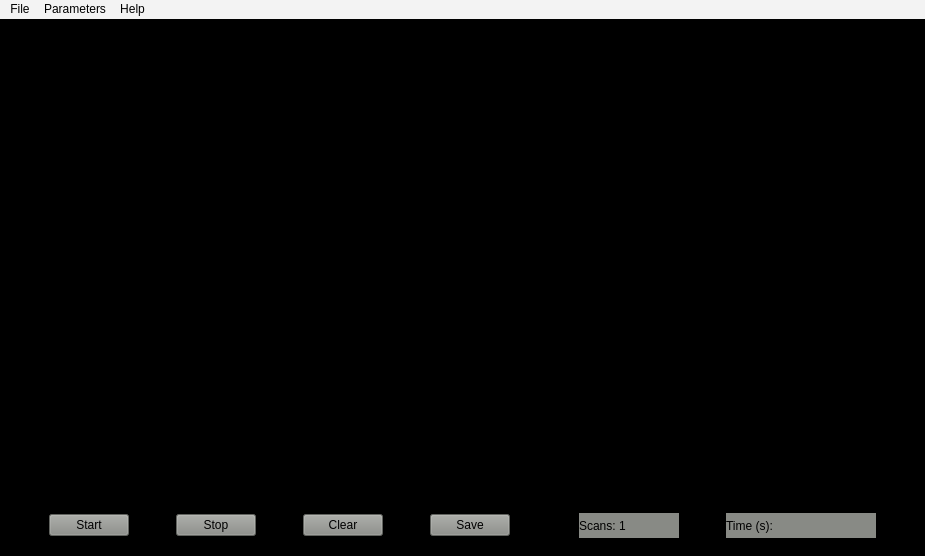
<?xml version="1.0" encoding="UTF-8"?>
<ui version="4.0">
 <class>MainWindow</class>
 <widget class="QMainWindow" name="MainWindow">
  <property name="geometry">
   <rect>
    <x>0</x>
    <y>0</y>
    <width>925</width>
    <height>556</height>
   </rect>
  </property>
  <property name="windowTitle">
   <string>OD_ESR_Freq_Scan_V1.0</string>
  </property>
  <property name="styleSheet">
   <string notr="true">background-color: rgb(0, 0, 0);</string>
  </property>
  <widget class="QWidget" name="centralwidget">
   <layout class="QGridLayout" name="gridLayout">
    <property name="bottomMargin">
     <number>18</number>
    </property>
    <item row="2" column="13">
     <spacer name="horizontalSpacer">
      <property name="orientation">
       <enum>Qt::Horizontal</enum>
      </property>
      <property name="sizeType">
       <enum>QSizePolicy::Fixed</enum>
      </property>
      <property name="sizeHint" stdset="0">
       <size>
        <width>40</width>
        <height>20</height>
       </size>
      </property>
     </spacer>
    </item>
    <item row="2" column="4" colspan="2">
     <spacer name="horizontalSpacer_4">
      <property name="orientation">
       <enum>Qt::Horizontal</enum>
      </property>
      <property name="sizeType">
       <enum>QSizePolicy::Fixed</enum>
      </property>
      <property name="sizeHint" stdset="0">
       <size>
        <width>35</width>
        <height>20</height>
       </size>
      </property>
     </spacer>
    </item>
    <item row="0" column="1" colspan="12">
     <widget class="PlotWidget" name="graphicsView">
      <property name="minimumSize">
       <size>
        <width>648</width>
        <height>476</height>
       </size>
      </property>
      <property name="maximumSize">
       <size>
        <width>4000</width>
        <height>4000</height>
       </size>
      </property>
      <property name="sizeAdjustPolicy">
       <enum>QAbstractScrollArea::AdjustToContents</enum>
      </property>
      <property name="transformationAnchor">
       <enum>QGraphicsView::AnchorViewCenter</enum>
      </property>
      <property name="resizeAnchor">
       <enum>QGraphicsView::NoAnchor</enum>
      </property>
     </widget>
    </item>
    <item row="2" column="3">
     <widget class="QPushButton" name="pushStop">
      <property name="sizePolicy">
       <sizepolicy hsizetype="Fixed" vsizetype="Fixed">
        <horstretch>0</horstretch>
        <verstretch>0</verstretch>
       </sizepolicy>
      </property>
      <property name="styleSheet">
       <string notr="true">background-color: rgb(136, 138, 133);</string>
      </property>
      <property name="text">
       <string>Stop</string>
      </property>
     </widget>
    </item>
    <item row="2" column="0">
     <spacer name="horizontalSpacer_3">
      <property name="orientation">
       <enum>Qt::Horizontal</enum>
      </property>
      <property name="sizeType">
       <enum>QSizePolicy::Fixed</enum>
      </property>
      <property name="sizeHint" stdset="0">
       <size>
        <width>40</width>
        <height>20</height>
       </size>
      </property>
     </spacer>
    </item>
    <item row="2" column="1">
     <widget class="QPushButton" name="pushStart">
      <property name="sizePolicy">
       <sizepolicy hsizetype="Fixed" vsizetype="Fixed">
        <horstretch>0</horstretch>
        <verstretch>0</verstretch>
       </sizepolicy>
      </property>
      <property name="styleSheet">
       <string notr="true">background-color: rgb(136, 138, 133);</string>
      </property>
      <property name="text">
       <string>Start</string>
      </property>
     </widget>
    </item>
    <item row="2" column="2">
     <spacer name="horizontalSpacer_2">
      <property name="orientation">
       <enum>Qt::Horizontal</enum>
      </property>
      <property name="sizeType">
       <enum>QSizePolicy::Fixed</enum>
      </property>
      <property name="sizeHint" stdset="0">
       <size>
        <width>35</width>
        <height>20</height>
       </size>
      </property>
     </spacer>
    </item>
    <item row="2" column="11">
     <spacer name="horizontalSpacer_6">
      <property name="orientation">
       <enum>Qt::Horizontal</enum>
      </property>
      <property name="sizeType">
       <enum>QSizePolicy::Fixed</enum>
      </property>
      <property name="sizeHint" stdset="0">
       <size>
        <width>35</width>
        <height>20</height>
       </size>
      </property>
     </spacer>
    </item>
    <item row="0" column="13">
     <spacer name="horizontalSpacer_7">
      <property name="orientation">
       <enum>Qt::Horizontal</enum>
      </property>
      <property name="sizeType">
       <enum>QSizePolicy::Fixed</enum>
      </property>
      <property name="sizeHint" stdset="0">
       <size>
        <width>40</width>
        <height>20</height>
       </size>
      </property>
     </spacer>
    </item>
    <item row="2" column="9">
     <spacer name="horizontalSpacer_5">
      <property name="orientation">
       <enum>Qt::Horizontal</enum>
      </property>
      <property name="sizeType">
       <enum>QSizePolicy::Expanding</enum>
      </property>
      <property name="sizeHint" stdset="0">
       <size>
        <width>35</width>
        <height>20</height>
       </size>
      </property>
     </spacer>
    </item>
    <item row="2" column="12">
     <widget class="QLabel" name="lineTime">
      <property name="sizePolicy">
       <sizepolicy hsizetype="Expanding" vsizetype="Expanding">
        <horstretch>0</horstretch>
        <verstretch>0</verstretch>
       </sizepolicy>
      </property>
      <property name="minimumSize">
       <size>
        <width>150</width>
        <height>25</height>
       </size>
      </property>
      <property name="maximumSize">
       <size>
        <width>150</width>
        <height>25</height>
       </size>
      </property>
      <property name="styleSheet">
       <string notr="true">background-color: rgb(136, 138, 133);</string>
      </property>
      <property name="text">
       <string>Time (s): </string>
      </property>
     </widget>
    </item>
    <item row="0" column="0">
     <spacer name="horizontalSpacer_8">
      <property name="orientation">
       <enum>Qt::Horizontal</enum>
      </property>
      <property name="sizeType">
       <enum>QSizePolicy::Fixed</enum>
      </property>
      <property name="sizeHint" stdset="0">
       <size>
        <width>40</width>
        <height>20</height>
       </size>
      </property>
     </spacer>
    </item>
    <item row="2" column="10">
     <widget class="QLabel" name="lineScans">
      <property name="sizePolicy">
       <sizepolicy hsizetype="Expanding" vsizetype="Expanding">
        <horstretch>0</horstretch>
        <verstretch>0</verstretch>
       </sizepolicy>
      </property>
      <property name="minimumSize">
       <size>
        <width>100</width>
        <height>25</height>
       </size>
      </property>
      <property name="maximumSize">
       <size>
        <width>100</width>
        <height>25</height>
       </size>
      </property>
      <property name="styleSheet">
       <string notr="true">background-color: rgb(136, 138, 133);</string>
      </property>
      <property name="text">
       <string>Scans: 1</string>
      </property>
     </widget>
    </item>
    <item row="2" column="6">
     <widget class="QPushButton" name="pushClear">
      <property name="sizePolicy">
       <sizepolicy hsizetype="Fixed" vsizetype="Fixed">
        <horstretch>0</horstretch>
        <verstretch>0</verstretch>
       </sizepolicy>
      </property>
      <property name="styleSheet">
       <string notr="true">background-color: rgb(136, 138, 133);</string>
      </property>
      <property name="text">
       <string>Clear</string>
      </property>
     </widget>
    </item>
    <item row="2" column="7">
     <spacer name="horizontalSpacer_9">
      <property name="orientation">
       <enum>Qt::Horizontal</enum>
      </property>
      <property name="sizeType">
       <enum>QSizePolicy::Fixed</enum>
      </property>
      <property name="sizeHint" stdset="0">
       <size>
        <width>35</width>
        <height>20</height>
       </size>
      </property>
     </spacer>
    </item>
    <item row="2" column="8">
     <widget class="QPushButton" name="pushSave">
      <property name="styleSheet">
       <string notr="true">background-color: rgb(136, 138, 133);</string>
      </property>
      <property name="text">
       <string>Save</string>
      </property>
     </widget>
    </item>
   </layout>
  </widget>
  <widget class="QMenuBar" name="menubar">
   <property name="geometry">
    <rect>
     <x>0</x>
     <y>0</y>
     <width>925</width>
     <height>22</height>
    </rect>
   </property>
   <property name="styleSheet">
    <string notr="true">background-color: rgb(243, 243, 243);</string>
   </property>
   <widget class="QMenu" name="menuFile">
    <property name="title">
     <string>File</string>
    </property>
    <addaction name="actionOpen"/>
    <addaction name="actionFile"/>
   </widget>
   <widget class="QMenu" name="menuHelp">
    <property name="title">
     <string>Help</string>
    </property>
    <addaction name="actionAbout"/>
   </widget>
   <widget class="QMenu" name="menuParameters">
    <property name="title">
     <string>Parameters</string>
    </property>
    <addaction name="actionlock_in"/>
    <addaction name="actionAdd_Scan"/>
   </widget>
   <addaction name="menuFile"/>
   <addaction name="menuParameters"/>
   <addaction name="menuHelp"/>
  </widget>
  <action name="actionFile">
   <property name="text">
    <string>Quit</string>
   </property>
  </action>
  <action name="actionStart">
   <property name="text">
    <string>Start</string>
   </property>
  </action>
  <action name="actionStop">
   <property name="text">
    <string>Stop</string>
   </property>
  </action>
  <action name="actionStart_2">
   <property name="text">
    <string>Start</string>
   </property>
  </action>
  <action name="actionStop_2">
   <property name="text">
    <string>Stop</string>
   </property>
  </action>
  <action name="actionlock_in">
   <property name="text">
    <string>Settings</string>
   </property>
   <property name="menuRole">
    <enum>QAction::ApplicationSpecificRole</enum>
   </property>
  </action>
  <action name="actionTimer">
   <property name="text">
    <string>Timer</string>
   </property>
  </action>
  <action name="actionTail">
   <property name="text">
    <string>Points to Drop</string>
   </property>
  </action>
  <action name="actionOpen">
   <property name="text">
    <string>Open Frequency Scan</string>
   </property>
  </action>
  <action name="actionAbout">
   <property name="text">
    <string>About</string>
   </property>
  </action>
  <action name="actionSave">
   <property name="text">
    <string>Save As</string>
   </property>
  </action>
  <action name="actionAdd_Scan">
   <property name="text">
    <string>Add Scan</string>
   </property>
  </action>
 </widget>
 <customwidgets>
  <customwidget>
   <class>PlotWidget</class>
   <extends>QGraphicsView</extends>
   <header>pyqtgraph</header>
  </customwidget>
 </customwidgets>
 <resources/>
 <connections/>
</ui>
